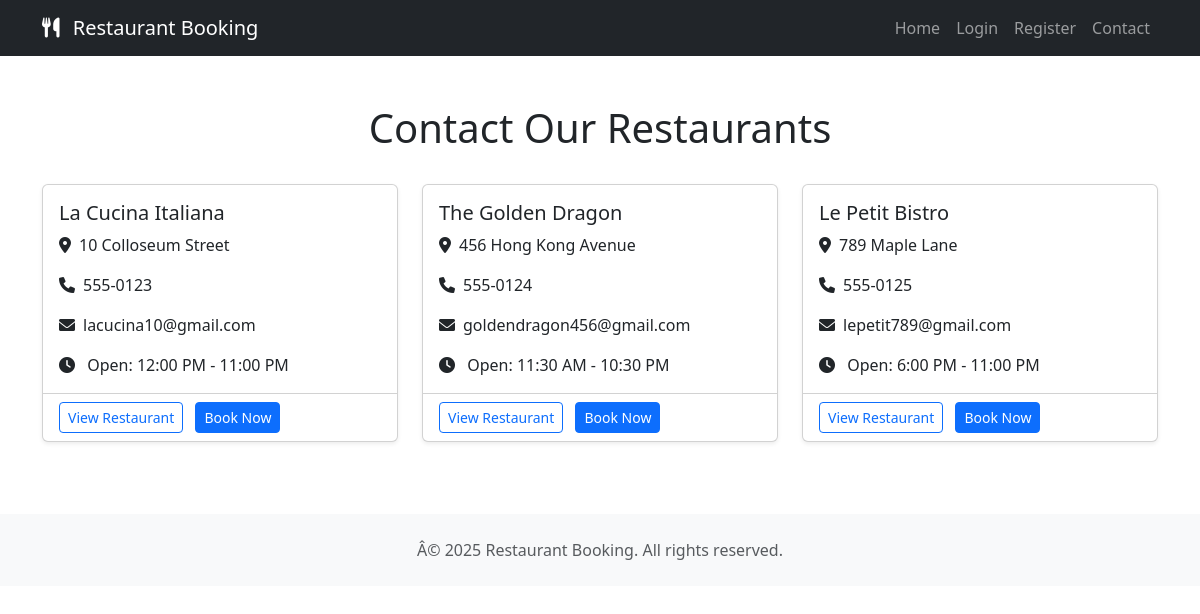
The app's page /contact/, older data.
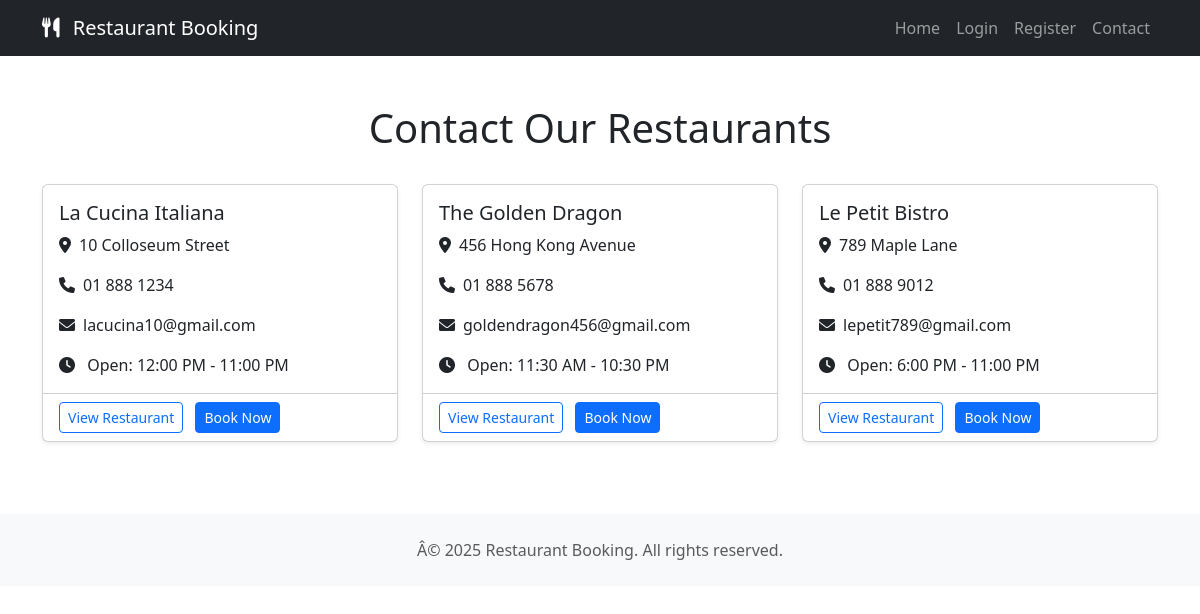
The same page, newer data.
### restaurant/models.py (models this page shows, shortened)
class Restaurant(models.Model):
    name = models.CharField(max_length=100)
    address = models.CharField(max_length=200)
    description = models.TextField(blank=True)
    opening_time = models.TimeField(default=datetime.strptime('09:00', '%H:%M').time())
    closing_time = models.TimeField(default=datetime.strptime('22:00', '%H:%M').time())
    capacity = models.IntegerField(default=50)
    contact_number = models.CharField(max_length=20)
    email = models.EmailField()

### restaurant/views.py (the view)
# urls.py: path('contact/', views.contact, name='contact'),
def contact(request):
    restaurants = Restaurant.objects.all()
    return render(request, 'restaurant/contact.html', {
        'restaurants': restaurants
    })

### restaurant/templates/restaurant/contact.html
{% extends "base.html" %}
{% block content %}
<div class="container my-5">
    <div class="row">
        <div class="col-12 mb-4">
            <h1 class="text-center">Contact Our Restaurants</h1>
        </div>
        {% for restaurant in restaurants %}
        <div class="col-md-4 mb-4">
            <div class="card h-100 shadow-sm">
                <div class="card-body">
                    <h5 class="card-title">{{ restaurant.name }}</h5>
                    <p class="card-text">
                        <i class="fas fa-map-marker-alt me-2"></i>{{ restaurant.address }}
                    </p>
                    <p class="card-text">
                        <i class="fas fa-phone me-2"></i>{{ restaurant.contact_number }}
                    </p>
                    <p class="card-text">
                        <i class="fas fa-envelope me-2"></i>{{ restaurant.email }}
                    </p>
                    <p class="card-text">
                        <i class="fas fa-clock me-2"></i>
                        Open: {{ restaurant.opening_time|time:"g:i A" }} - {{ restaurant.closing_time|time:"g:i A" }}
                    </p>
                </div>
                <div class="card-footer bg-transparent">
                    <a href="{% url 'restaurant_detail' restaurant.id %}" class="btn btn-outline-primary btn-sm">
                        View Restaurant
                    </a>
                    <a href="{% url 'book_restaurant' restaurant.id %}" class="btn btn-primary btn-sm ms-2">
                        Book Now
                    </a>
                </div>
            </div>
        </div>
        {% endfor %}
    </div>
</div>
{% endblock %}

Row changes from the older to the newer data that the page shows:
changed Restaurant "La Cucina Italiana": contact_number "555-0123" → "01 888 1234"
changed Restaurant "The Golden Dragon": contact_number "555-0124" → "01 888 5678"
changed Restaurant "Le Petit Bistro": contact_number "555-0125" → "01 888 9012"
